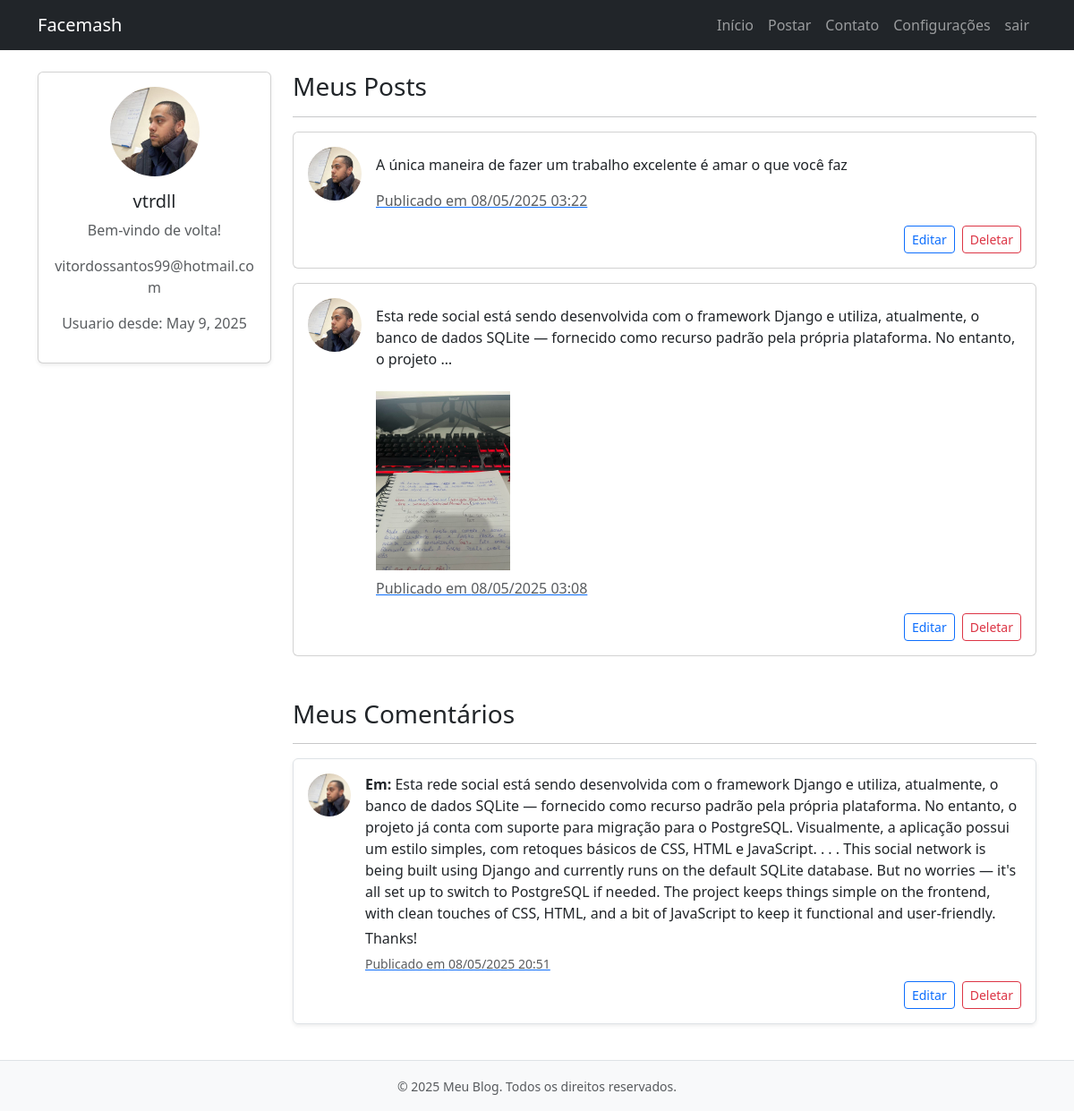
The app's page /my-perfil/ (signed in), older data.
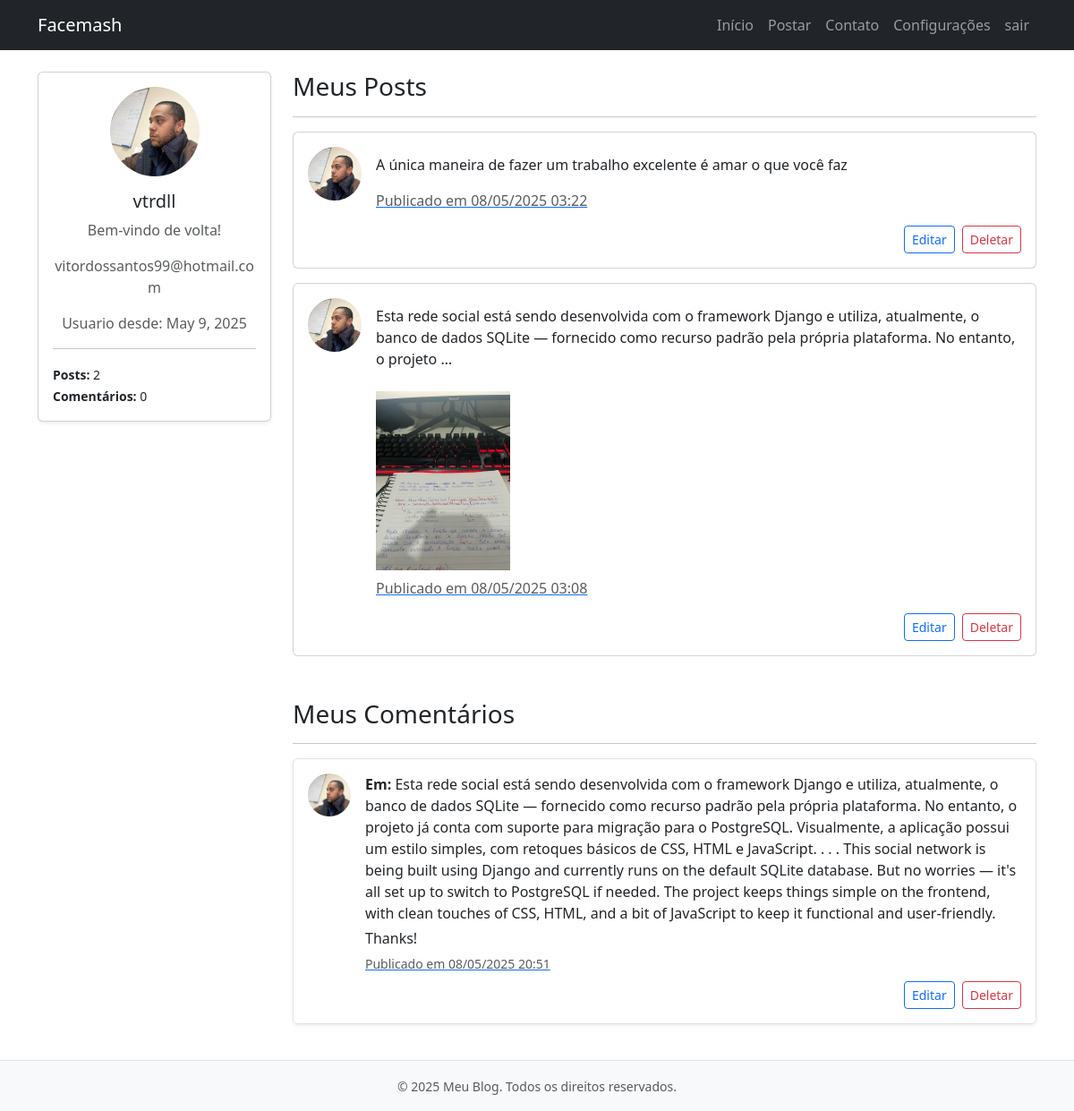
The same page, newer data.
### Social/models.py (models this page shows, shortened)
class PostCommentInventory(models.Model):
    author = models.OneToOneField(User, on_delete=models.CASCADE, related_name='author_inventory')
    post_count = models.IntegerField(default=0)
    comment_count = models.IntegerField(default=0)

### Social/views.py (the view)
# urls.py: path('my-perfil/', my_profile, name='my-perfil'),
def my_profile(request):
    user = request.user
    posts = request.user.post_set.all().order_by('-created_at')
    comments = request.user.comment_set.all().order_by('-created_at')
    inventory_post = PostCommentInventory.objects.filter(author=user).first()
    return render(request, 'my_perfil.html', {'user': request.user, 'posts': posts, 'comments':comments, 'inventory_post': inventory_post, 'mostrar_inventory':True})

### Social/templates/my_perfil.html (shortened to what this page needs)
{% extends "base.html" %}
{% block content %}
    <h3>Meus Posts</h3>
    <hr>
    {% for post in posts %}
        <div class="card mb-3">
            <div class="card-body d-flex">
                {% if user.profile.photo %}
                    <img src="{{ user.profile.photo.url }}" alt="Foto do autor" class="rounded-circle me-3" width="60" height="60" style="object-fit: cover;">
                {% else %}
                    <div class="rounded-circle bg-secondary me-3" style="width: 60px; height: 60px;"></div>
                {% endif %}
                <div class="w-100">
                    <p class="card-text">{{ post.text|truncatewords:30 }}</p>
                    {% if post.photo %}
                        <img src="{{ post.photo.url }}" alt="Imagem do post" class="img-fluid post-image my-2" width="150" height="150">
                    {% endif %}
                    <a href="{% url 'post-detail' post.pk %}"><p class="text-muted">Publicado em {{ post.created_at|date:"d/m/Y H:i" }}</p></a>
                    <div class="mt-2 d-flex justify-content-end gap-2">
                        <a href="{% url 'post-edit' post.pk %}" class="btn btn-sm btn-outline-primary">Editar</a>
                        <a href="{% url 'post-delete' post.pk %}" class="btn btn-sm btn-outline-danger">Deletar</a>
                    </div>
                </div>
            </div>
        </div>
    {% empty %}
        <p>Você ainda não publicou nenhum post.</p>
    {% endfor %}
    <h3 class="mt-5">Meus Comentários</h3>
    <hr>
    {% for comment in comments %}
        <div class="list-group-item mb-3 border rounded p-3 d-flex shadow-sm">
            {% if user.profile.photo %}
                <img src="{{ user.profile.photo.url }}" alt="Foto do autor" class="rounded-circle me-3" width="48" height="48" style="object-fit: cover;">
            {% else %}
                <div class="rounded-circle bg-secondary me-3" style="width: 48px; height: 48px;"></div>
            {% endif %}
            <div class="w-100">
                <p class="mb-1"><strong>Em:</strong> {{ comment.post.text }}</p>
                <p class="mb-1">{{ comment.comment }}</p>
                <a href="{% url 'post-detail' comment.post.pk %}"><small class="text-muted">Publicado em {{ comment.created_at|date:"d/m/Y H:i" }}</small></a>
                <div class="mt-2 d-flex justify-content-end gap-2">
                    <a href="{% url 'comment-update' comment.pk %}" class="btn btn-sm btn-outline-primary">Editar</a>
                    <a href="{% url 'comment-delete' comment.pk %}" class="btn btn-sm btn-outline-danger">Deletar</a>
                </div>
            </div>
        </div>
    {% empty %}
        <p>Você ainda não fez nenhum comentário.</p>
    {% endfor %}
</div>
{% endblock %}

### app/templates/base.html (shortened to what this page needs)
{% load static %}
<!DOCTYPE html>
<html lang="pt-br">
<head>
    <link href="https://cdn.jsdelivr.net/npm/bootstrap@5.3.0/dist/css/bootstrap.min.css" rel="stylesheet">
</head>
<body>
    <nav class="navbar navbar-expand-lg navbar-dark bg-dark mb-4">
        <div class="container">
            <a class="navbar-brand" href="{% url 'home' %}">Facemash</a>
            <div class="collapse navbar-collapse" id="navbarNav">
                <ul class="navbar-nav ms-auto">
                    {% if user.is_authenticated %}
                    <li class="nav-item">
                        <a class="nav-link" href="{% url 'home' %}">Início</a>
                    </li>
                    <li class="nav-item">
                        <a class="nav-link" href="{% url 'post-create' %}">Postar</a>
                    </li>
                    <li class="nav-item">
                        <a class="nav-link" href=https://www.linkedin.com/in/jo%C3%A3o-vitor-xavier-532191279/>Contato</a>
                    </li>
                    <li class="nav-item">
                        <a class="nav-link" href="{% url 'user-detail' user.pk%}">Configurações</a>
                    </li>
                    <li class="nav-item">
                        <a class="nav-link" href="{% url 'logout' %}">sair</a>
                    </li>
                    {% endif %}
                </ul>
            </div>
        </div>
    </nav>
    {% block profile_sidebar %}
    <div class="container">
    <div class="row">
        {% if user.is_authenticated %}
        <div class="col-md-3 mb-4">
            <div class="card shadow-sm">
                <div class="card-body text-center">
                    {% if user.profile.photo %}
                        <img src="{{ user.profile.photo.url }}" alt="Foto de perfil"
                             class="rounded-circle mb-3" width="100" height="100" style="object-fit: cover;">
                    {% else %}
                        <img src="https://via.placeholder.com/100" class="rounded-circle mb-3" alt="Sem foto">
                    {% endif %}
                    <h5 class="card-title">{{ user.username }}</h5>
                    <p class="text-muted">Bem-vindo de volta!</p>
                    <p class="text-muted">{{ user.email }}</p>
                    <p class="text-muted">Usuario desde: {{ user.profile.created_at_profile}}</p>
                    {% if mostrar_inventory and inventory_post %}
                        <hr>
                            <div class="text-start">
                            <small><strong>Posts:</strong> {{ inventory_post.post_count }}</small><br>
                            <small><strong>Comentários:</strong> {{ inventory_post.comment_count }}</small>
                        </div>
                    {% endif %}
                </div>
            </div>
        </div>
        {% endif %}
    {% endblock %}
        <div class="{% if user.is_authenticated %}col-md-9{% else %}col-12{% endif %}">
            {% block content %}{% endblock %}
        </div>
    </div>
    <footer class="bg-light text-center text-muted py-3 mt-4 border-top">
        <div class="container">
            <small>&copy; {{ year|default:2025 }} Meu Blog. Todos os direitos reservados.</small>
        </div>
    </footer>
</body>
</html>

Row changes from the older to the newer data that the page shows:
added PostCommentInventory: post_count "2", comment_count "0"
Text that changed along with them:
text now shown: "Posts: Comentários:"
